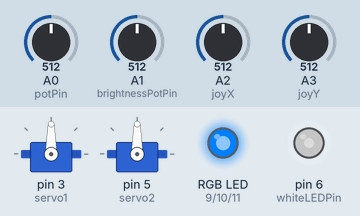
Recording of a sketch running on a simulated Arduino Uno, built with avr-gcc and run on an emulated ATmega328P. Shown: 2 × servo, an RGB LED mixed from three pins (HIGH = lit), output pins drawn as LEDs (lit = HIGH). The inputs (shaded band) are chosen by the test bench; at power-on: A0 (potPin) = 512, A1 (brightnessPotPin) = 512, A2 (joyX) = 512, A3 (joyY) = 512.

Above: at 1.2 s.
1.3 s: A0 (potPin) set to 716
At 2.4 s:
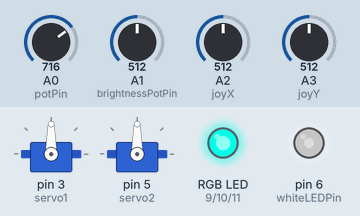
2.8 s: A1 (brightnessPotPin) set to 716
At 3.4 s:
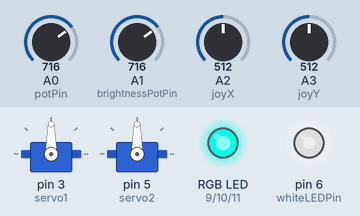
4.3 s: A2 (joyX) set to 716
At 5.0 s:
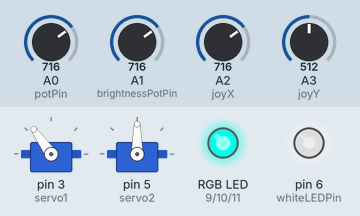
5.8 s: A3 (joyY) set to 716
At 7.0 s:
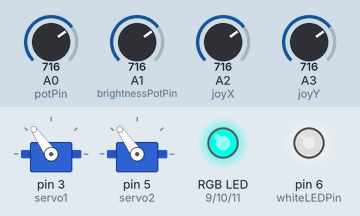
7.3 s: A0 (potPin) set to 992
At 8.2 s:
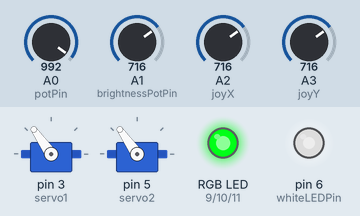
8.8 s: A1 (brightnessPotPin) set to 992
At 9.2 s:
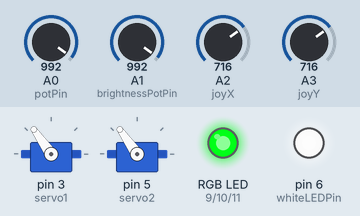
Timing chart, 0 to 11.3 s (numbered marks = the images above; inputs shaded):
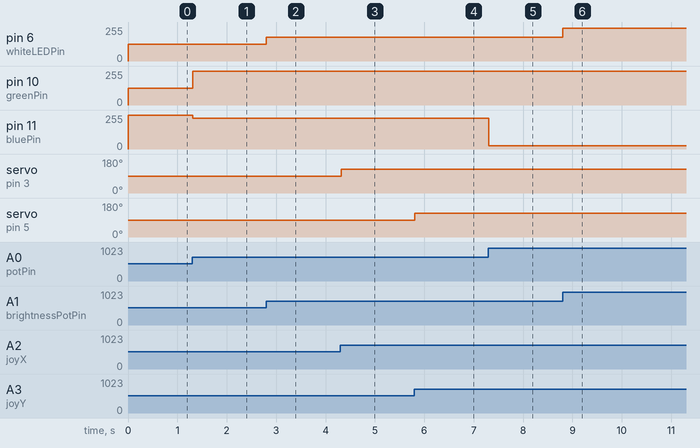

Measured:
- after the input at 1.3 s, pin 10 (greenPin): 127/255 → 255/255 at once; pin 11 (bluePin): 255/255 → 231/255 at once
- after the input at 2.8 s, pin 6 (whiteLEDPin): 127/255 → 178/255 at once
- after the input at 4.3 s, servo on pin 3 (servo1): 90° → 125° at once
- after the input at 5.8 s, servo on pin 5 (servo2): 90° → 125° at once
- after the input at 7.3 s, pin 11 (bluePin): 231/255 → 24/255 at once
- after the input at 8.8 s, pin 6 (whiteLEDPin): 178/255 → 247/255 at once

The sketch:

servos_light_control.ino
```cpp
#include <Servo.h>

const int whiteLEDPin = 6;
const int brightnessPotPin = A1;


// Servo setup
Servo servo1;  // X-axis servo (e.g., MG90S)
Servo servo2;  // Y-axis servo

// Joystick pins
const int joyX = A2;
const int joyY = A3;

// RGB LED pins
const int redPin = 9;
const int greenPin = 10;
const int bluePin = 11;

// Potentiometer pin
const int potPin = A0;

void setup() {
  servo1.attach(3);
  servo2.attach(5);

  pinMode(redPin, OUTPUT);
  pinMode(greenPin, OUTPUT);
  pinMode(bluePin, OUTPUT);
  pinMode(whiteLEDPin, OUTPUT); // Set white LED pin as output
}


void loop() {
  // --- Servo control via joystick ---
  int valX = analogRead(joyX);
  int angleX = map(valX, 0, 1023, 0, 180);
  servo1.write(angleX);

  int valY = analogRead(joyY);
  int angleY = map(valY, 0, 1023, 0, 180);
  servo2.write(angleY);

  // --- White LED brightness via second potentiometer ---
  int brightnessValue = analogRead(brightnessPotPin);
  int brightness = map(brightnessValue, 0, 1023, 0, 255);
  analogWrite(whiteLEDPin, brightness);


  // --- RGB control via potentiometer ---
  int potValue = analogRead(potPin);

  // Simple smooth color change across R→G→B
  int red = map(potValue, 0, 341, 255, 0);
  int green = map(potValue, 342, 682, 0, 255);
  int blue = map(potValue, 683, 1023, 255, 0);

  red = constrain(red, 0, 255);
  green = constrain(green, 0, 255);
  blue = constrain(blue, 0, 255);

  analogWrite(redPin, red);
  analogWrite(greenPin, green);
  analogWrite(bluePin, blue);

  delay(15); // Small delay for stability
}
```
